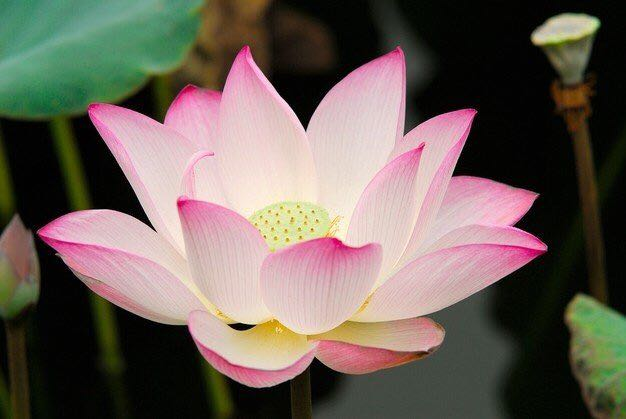
#> input picture l.jpg, 626 x 419 px
$ python main5.py
#> lines starting #> are read from the running program, lines starting #| are printed output that depends on the picture; after the words box and inside, x2 and y2 are one past the last pixel; in counts of white or black regions, pixels touching at a corner belong together
import cv2
import numpy as np

# Let's load a simple image with 3 black squares
image = cv2.imread('l.jpg')
#> image is the input picture: shape (419, 626, 3); mean B, G, R 88.8, 97, 108.4
img1 = cv2.imread('l.jpg')
print(image)
#> (printed output is left out)
cv2.waitKey(0)

# Grayscale
gray = cv2.cvtColor(image, cv2.COLOR_BGR2GRAY)
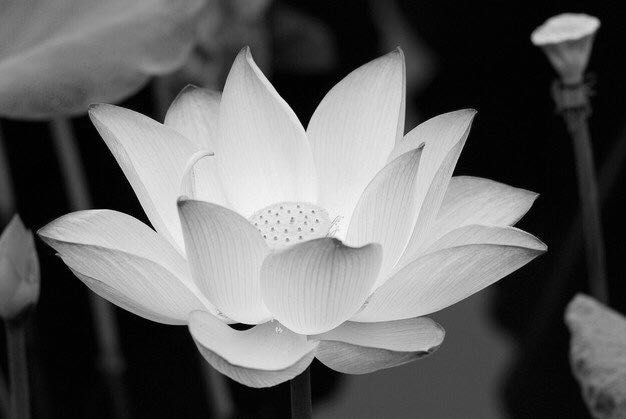
#> gray: shape (419, 626); min 0, max 252, mean 99.5
thresh = cv2.threshold(gray, 0, 255, cv2.THRESH_BINARY_INV + cv2.THRESH_OTSU)[1]
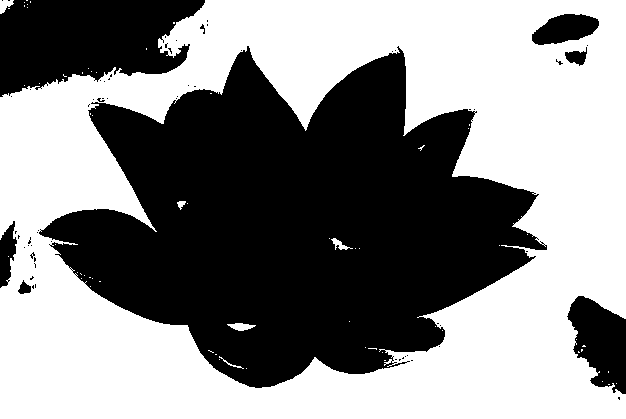
#> thresh: shape (419, 626); 53.7% white; 64 black regions (56 under 20 px), largest, box (x1, y1, x2, y2) and area: (39, 46, 547, 388) 100865, (0, 0, 205, 97) 14060, (567, 296, 626, 394) 3753

# Find Canny edges
edged = cv2.Canny(gray, 300, 150)
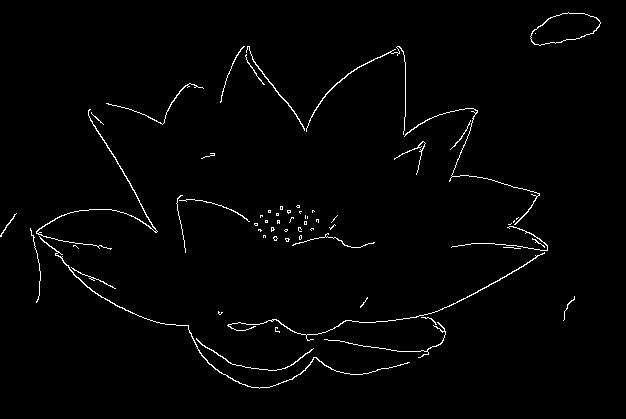
#> edged: shape (419, 626); 1.6% white in thin lines or dots, all inside (x1, y1, x2, y2) = (0, 12, 601, 389)
edged = cv2.Canny(gray,400,150)
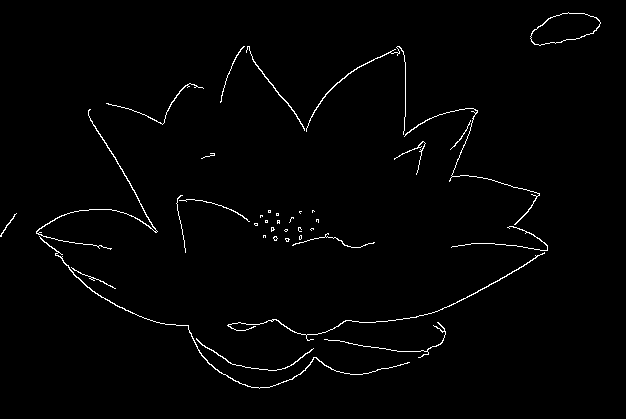
#> edged: shape (419, 626); 1.4% white in thin lines or dots, all inside (x1, y1, x2, y2) = (0, 12, 601, 389)
cv2.waitKey(0)

# Finding Contours

contours, hierarchy = cv2.findContours(edged,cv2.RETR_EXTERNAL, cv2.CHAIN_APPROX_NONE)
#> contours = 38 contours, 28 with area under 20; largest, box (x1, y1, x2, y2) and area: (530, 12, 601, 46) 1483, (39, 236, 410, 389) 142, (36, 109, 158, 250) 102, (227, 252, 545, 341) 84, (306, 46, 406, 135) 62


cv2.imshow('Canny Edges After Contouring', edged)
cv2.waitKey(0)

print("Number of Contours found = " + str(len(contours)))
#| Number of Contours found = 38
# [13 lines of commented-out code are left out]


rect = cv2.minAreaRect(contours[0])
#> rect = ((253.4, 355.8), (25.75, 117.4), -85.11)
rect_pts = cv2.boxPoints(rect)
#> rect_pts = [[310.8, 373.7], [193.8, 363.7], [196, 338], [313, 348]]
rect_pts = np.int0(rect_pts)
#> rect_pts = [[310, 373], [193, 363], [196, 338], [313, 348]]
print("rect_points ",rect_pts)
#| rect_points  [[310 373]
#|  [193 363]
#|  [196 338]
#|  [313 348]]
rect_img = cv2.drawContours(img1, [rect_pts], 0, (36, 255, 12), 2)
#rect_img = cv2.drawContours(img1, [rect_pts], -0, (-46, -50, -130), -1)

cv2.imshow('Contours', img1)
cv2.waitKey(0)
cv2.destroyAllWindows()
